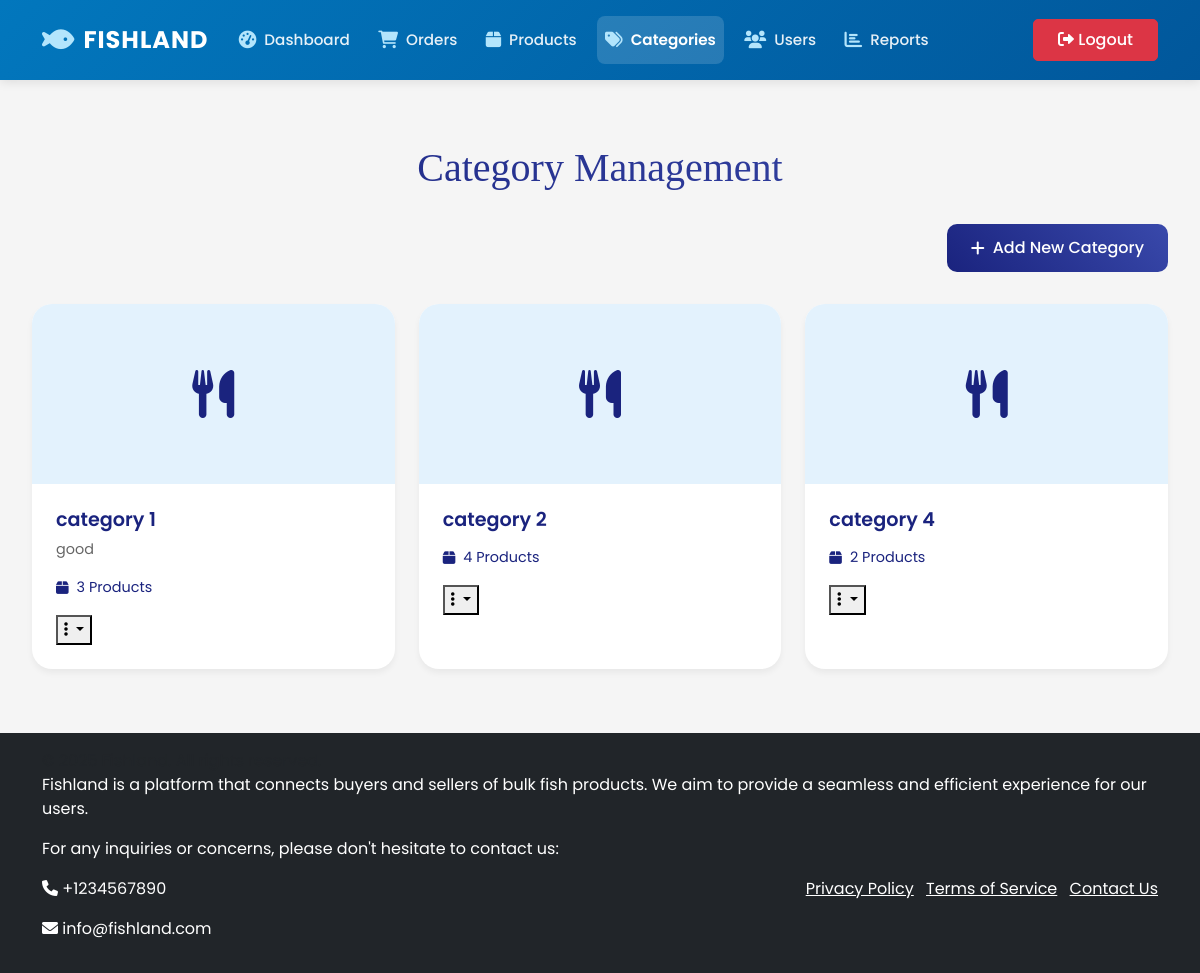
Screenshot of /admin_dashboard/categories/ (signed in) with the database file from the repository.
### products/models.py (models this page shows, shortened)
class Category(models.Model):
    name = models.CharField(max_length=100)
    description = models.TextField(blank=True)
    image = models.ImageField(upload_to='category_images/', blank=True)
    class Meta:
        verbose_name_plural = 'Categories'

### admin_dashboard/views.py (the view, shortened to what this page needs)
# urls.py: path('categories/', views.categories, name='categories'),
@login_required
@user_passes_test(is_admin)
def categories(request):
    categories_list = Category.objects.annotate(
        product_count=Count('product', filter=Q(product__is_approved=True))
    ).order_by('name')
    return render(request, 'admin/categories.html', {
        'categories': categories_list
    })

### admin_dashboard/views.py (called while the page is built)
def is_admin(user):
    return user.is_authenticated and user.role == 'ADMIN'

### templates/admin/categories.html (shortened to what this page needs)
{% extends 'base.html' %} {% load static %}  {% block content %}
<div class="categories-container">
  <h1 class="page-title">Category Management</h1>
  <div class="action-bar">
    <button
      class="btn-add-category"
      data-bs-toggle="modal"
      data-bs-target="#addCategoryModal"
    >
      <i class="fas fa-plus"></i>
      Add New Category
    </button>
  </div>
  <div class="categories-grid">
    {% for category in categories %}
    <div class="category-card">
      <div class="category-image">
        {% if category.image %}
        <img
          src="{{ category.image.url }}"
          alt="{{ category.name }}"
          style="width: 100%; height: 100%; object-fit: cover"
        />
        {% else %}
        <i class="fas fa-utensils"></i>
        {% endif %}
      </div>
      <div class="category-content">
        <h3 class="category-title">{{ category.name }}</h3>
        <p class="category-description">
          {{ category.description|truncatechars:100 }}
        </p>
        <div class="category-stats">
          <i class="fas fa-box"></i>
          <span>{{ category.product_count }} Products</span>
        </div>
        <div class="category-actions">
          <button
            class="dropdown-toggle"
            type="button"
            id="dropdownMenuButton1"
            data-bs-toggle="dropdown"
            aria-expanded="false"
          >
            <i class="fas fa-ellipsis-v"></i>
          </button>
        </div>
      </div>
    </div>
    {% empty %}
    <div class="text-center py-5">
      <i class="fas fa-folder-open fa-3x text-muted mb-3"></i>
      <p class="text-muted">No categories found</p>
    </div>
    {% endfor %}
  </div>
</div>
{% endblock %}

### templates/admin/categories.html (style rules this page uses)
:root { --primary-light: #ffe0e0; --secondary-light: #e8f5e9; --accent-light: #e3f2fd; --success-light: #f1f8e9; --warning-light: #fff3e0; --font-heading: "Playfair Display", serif; --font-body: "Poppins", sans-serif; }
body { font-family: var(--font-body); background-color: #f8f9fa; }
.categories-container { max-width: 1200px; margin: 0 auto; padding: 2rem; }
.page-title { font-family: var(--font-heading); font-size: 2.5rem; color: #1a237e; margin: 2rem 0; text-align: center; background: linear-gradient(45deg, #1a237e, #3949ab); -webkit-background-clip: text; -webkit-text-fill-color: transparent; }
.action-bar { display: flex; justify-content: flex-end; margin-bottom: 2rem; }
.btn-add-category { background: linear-gradient(45deg, #1a237e, #3949ab); color: white; border: none; padding: 0.75rem 1.5rem; border-radius: 10px; font-weight: 500; display: flex; align-items: center; gap: 0.5rem; transition: all 0.3s ease; }
.categories-grid { display: grid; grid-template-columns: repeat(auto-fill, minmax(280px, 1fr)); gap: 1.5rem; margin-bottom: 2rem; }
.category-card { background: white; border-radius: 20px; overflow: hidden; transition: all 0.3s ease; box-shadow: 0 4px 6px rgba(0, 0, 0, 0.05); }
.category-image { width: 100%; height: 180px; object-fit: cover; background: var(--accent-light); display: flex; align-items: center; justify-content: center; }
.category-image i { font-size: 3rem; color: #1a237e; }
.category-content { padding: 1.5rem; }
.category-title { font-weight: 600; color: #1a237e; margin-bottom: 0.5rem; font-size: 1.2rem; }
.category-description { color: #666; font-size: 0.9rem; margin-bottom: 1rem; line-height: 1.5; }
.category-stats { display: flex; align-items: center; gap: 0.5rem; color: #1a237e; font-size: 0.9rem; margin-bottom: 1rem; }
.category-actions { display: flex; gap: 0.5rem; }

### templates/base.html (style rules this page uses)
:root { --primary-color: #e53935; --secondary-color: #ffcdd2; --dark-color: #212121; --light-color: #f5f5f5; }
body { background-color: var(--light-color); }

### rows the page displays
Category: name "category 1", description "good", product_count "3"
Category: name "category 2", product_count "4"
Category: name "category 4", product_count "2"
